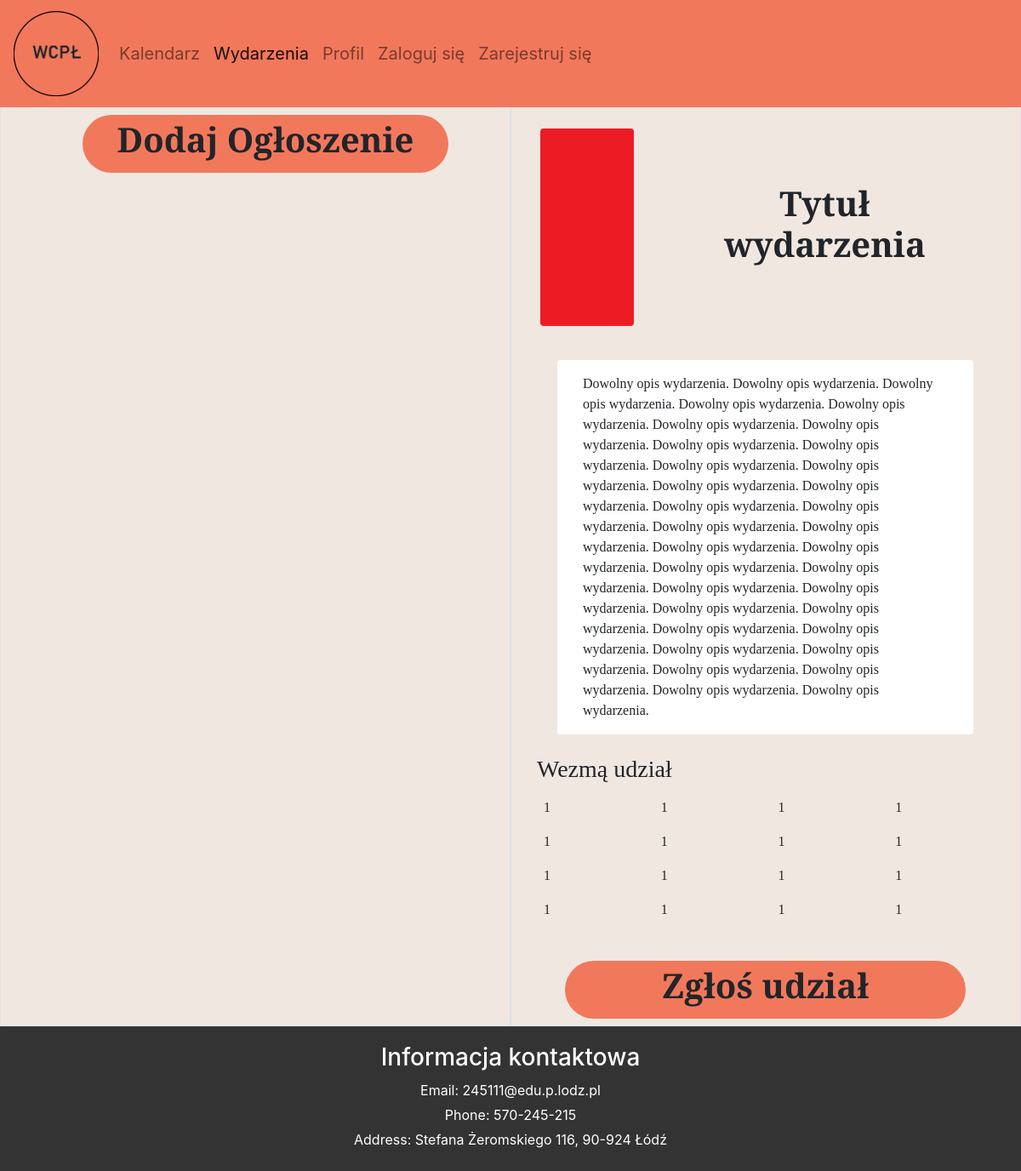
Page /events/ on the earlier database version.
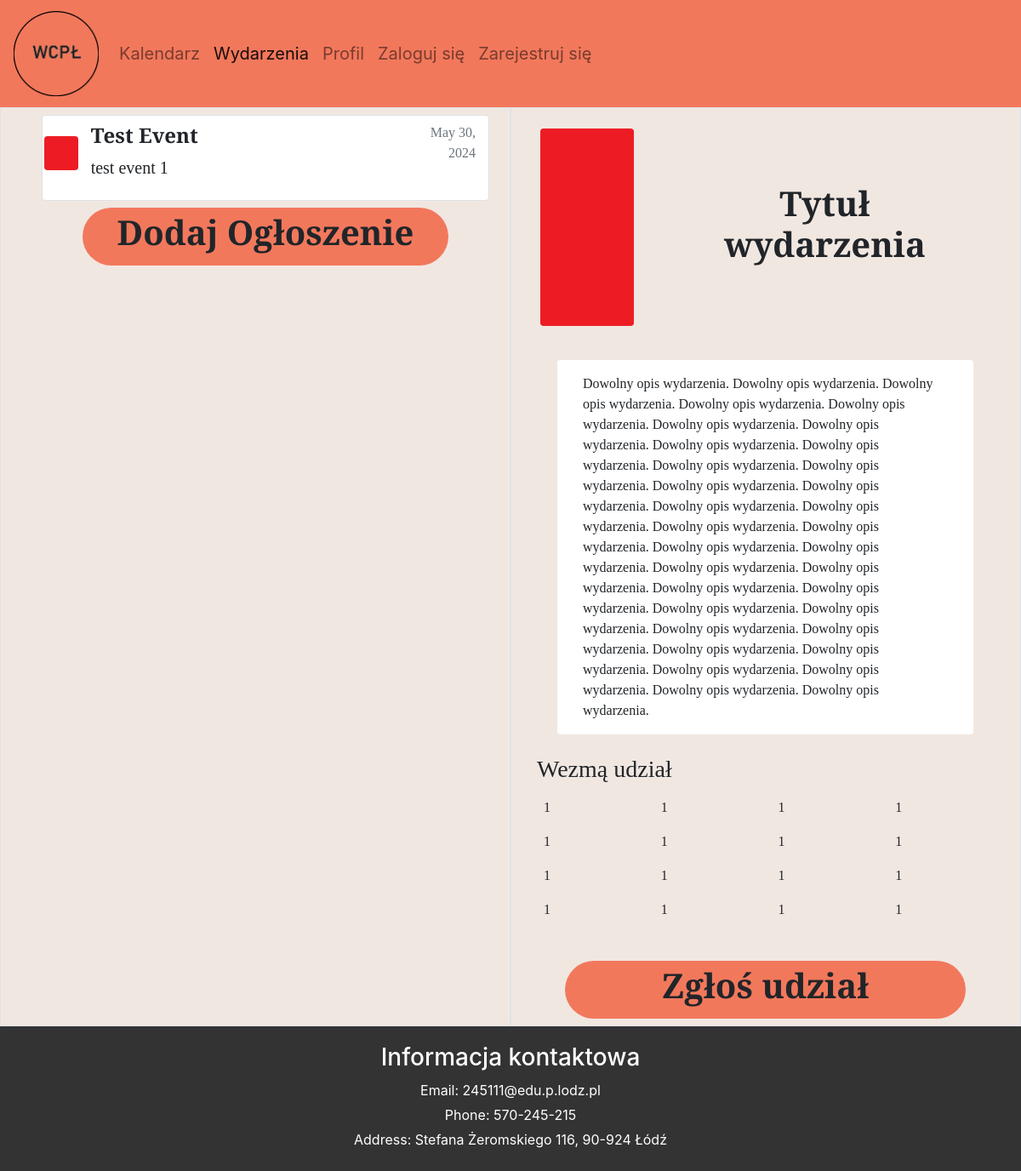
Same page on the later database version.
### main/models.py (models this page shows, shortened)
class Event(models.Model):
    author = models.ForeignKey(User, on_delete=models.CASCADE)
    users = models.ManyToManyField(User, related_name="users_list", blank=True)
    addDate = models.DateField(default=timezone.now)
    startDate = models.DateField()
    endDate = models.DateField()
    title = models.CharField(max_length=20)
    description = models.CharField(max_length=300)
    class Meta:
        ordering = ['startDate']

### main/views.py (the view)
# urls.py: path('events/', views.eventsSearch, name='events-search'),
def eventsSearch(request):
    context = {
        'events': Event.objects.all(),
        'participantRows': participantRows
        }
    return render(request, "main/events_search.html", context)

### main/templates/main/events_search.html (shortened to what this page needs)
{% extends "main/base.html" %}
{% load static %}
{% block events_activate %}
active
{% endblock events_activate %}
{% block content %}
<div class="container-fluid" style="background-color: #F1E7E1; font-family:Bree Serif">
    <div class="row">
        <div class="col-md-6 py-2 ps-5 pe-4 border">
            <div class="container mb-2">
                {% for event in events %}
                <div class="row rounded border border-5 mb-2 bg-white">
                    <div class="col-md-1 p-3">
                        <div class="d-flex justify-content-center mt-2">
                            <img class="rounded" src="{% static 'main/event_blank.png' %}" alt="event-icon" style="width: 40px;height: 40px;">
                        </div>
                    </div>
                    <div class="col-md-9 btn pt-2 text-start">
                        <h4 class="fw-bold">{{ event.title }}</h4>
                        <p class="fs-5">{{ event.description }}</p>
                    </div>
                    <div class="col-md-2 text-end pt-2 text-muted">
                        {{ event.startDate }}
                    </div>
                </div>
                {% endfor %}
                <div class="row px-5">
                    <a class="col-md-12 btn pt-1 rounded-pill text-center" href="{% url 'events-add' %}" style="background-color: #F2785C">
                        <h1 class="fw-bold">Dodaj Ogłoszenie</h1>
                    </a>
                </div>
            </div>
        </div>
        <div class="col-md-6 py-2 pe-3 border">
            <div class="container">
                <div class="row py-3 px-1">
                    <div class="col-md-3">
                        <img class="rounded" src="{% static 'main/event_blank.png' %}" alt="event-icon" style="width: 100%;height: 100%;">
                    </div>
                    <div class="col-md-9 p-5">
                        <div class="container p-3 text-center">
                            <h1 class="fw-bold">Tytuł wydarzenia</h1>
                        </div>
                    </div>
                </div>
                <div class="row m-4 py-3 rounded bg-white">
                    <div class="col-md-12">
                        <div class="container">
                            Dowolny opis wydarzenia. Dowolny opis wydarzenia. Dowolny opis wydarzenia. Dowolny opis wydarzenia. Dowolny opis wydarzenia. Dowolny opis wydarzenia. Dowolny opis wydarzenia. Dowolny opis wydarzenia. Dowolny opis wydarzenia. Dowolny opis wydarzenia. Dowolny opis wydarzenia. Dowolny opis wydarzenia. Dowolny opis wydarzenia. Dowolny opis wydarzenia. Dowolny opis wydarzenia. Dowolny opis wydarzenia. Dowolny opis wydarzenia. Dowolny opis wydarzenia. Dowolny opis wydarzenia. Dowolny opis wydarzenia. Dowolny opis wydarzenia. Dowolny opis wydarzenia. Dowolny opis wydarzenia. Dowolny opis wydarzenia. Dowolny opis wydarzenia. Dowolny opis wydarzenia. Dowolny opis wydarzenia. Dowolny opis wydarzenia. Dowolny opis wydarzenia. Dowolny opis wydarzenia. Dowolny opis wydarzenia. Dowolny opis wydarzenia. Dowolny opis wydarzenia.
                        </div>
                    </div>
                </div>
                <h3>Wezmą udział</h3>
                <div class="container p-2">
                    {% for row in participantRows %}
                    <div class="row">
                        {% for row in participantRows %}
                        <div class="col-md-3">
                            <p>1</p>
                        </div>
                        {% endfor %}
                    </div>
                    {% endfor %}
                </div>
                <div class="row px-5">
                    <a class="col-md-12 btn pt-1 mt-4 rounded-pill text-center" href="{% url 'events-add' %}" style="background-color: #F2785C">
                        <h1 class="fw-bold">Zgłoś udział</h1>
                    </a>
                </div>
            </div>
        </div>
    </div>
</div>
{% endblock content %}

Differences in the rows shown:
added Event: title "Test Event", description "test event 1", startDate "May 30, 2024"
